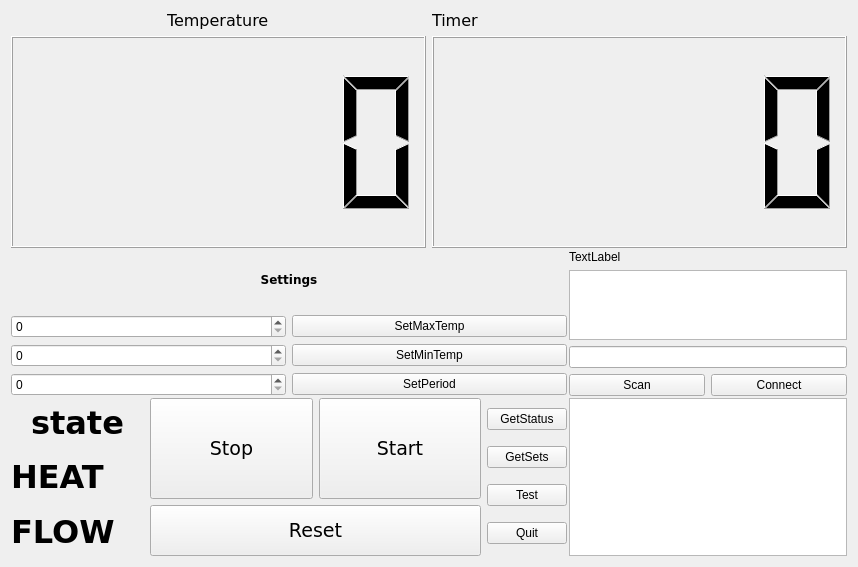
<?xml version="1.0" encoding="UTF-8"?>
<ui version="4.0">
 <class>MainWindow</class>
 <widget class="QMainWindow" name="MainWindow">
  <property name="geometry">
   <rect>
    <x>0</x>
    <y>0</y>
    <width>858</width>
    <height>567</height>
   </rect>
  </property>
  <property name="windowTitle">
   <string>MainWindow</string>
  </property>
  <widget class="QWidget" name="centralWidget">
   <layout class="QGridLayout" name="gridLayout_3">
    <item row="0" column="0">
     <layout class="QGridLayout" name="gridLayout" rowstretch="3,1,2,0,0" columnstretch="2,1" rowminimumheight="0,0,0,0,0">
      <property name="sizeConstraint">
       <enum>QLayout::SetMaximumSize</enum>
      </property>
      <property name="spacing">
       <number>2</number>
      </property>
      <item row="1" column="0">
       <layout class="QVBoxLayout" name="SetsLay">
        <item>
         <widget class="QLabel" name="label_2">
          <property name="font">
           <font>
            <family>DejaVu Sans</family>
            <weight>75</weight>
            <bold>true</bold>
           </font>
          </property>
          <property name="lineWidth">
           <number>1</number>
          </property>
          <property name="text">
           <string>Settings</string>
          </property>
          <property name="alignment">
           <set>Qt::AlignCenter</set>
          </property>
         </widget>
        </item>
        <item>
         <layout class="QHBoxLayout" name="horizontalLayout_3">
          <item>
           <widget class="QSpinBox" name="MaxTempSB">
            <property name="minimum">
             <number>0</number>
            </property>
            <property name="value">
             <number>0</number>
            </property>
           </widget>
          </item>
          <item>
           <widget class="QPushButton" name="SetMaxTemp">
            <property name="text">
             <string>SetMaxTemp</string>
            </property>
           </widget>
          </item>
         </layout>
        </item>
        <item>
         <layout class="QHBoxLayout" name="horizontalLayout_4">
          <item>
           <widget class="QSpinBox" name="MinTempSB"/>
          </item>
          <item>
           <widget class="QPushButton" name="SetMinTemp">
            <property name="text">
             <string>SetMinTemp</string>
            </property>
           </widget>
          </item>
         </layout>
        </item>
        <item>
         <layout class="QHBoxLayout" name="horizontalLayout_5">
          <item>
           <widget class="QSpinBox" name="PeriodSB"/>
          </item>
          <item>
           <widget class="QPushButton" name="SetPeriod">
            <property name="text">
             <string>SetPeriod</string>
            </property>
           </widget>
          </item>
         </layout>
        </item>
       </layout>
      </item>
      <item row="1" column="1">
       <layout class="QGridLayout" name="gridLayout_2">
        <item row="0" column="0">
         <widget class="QLabel" name="label">
          <property name="text">
           <string>TextLabel</string>
          </property>
         </widget>
        </item>
        <item row="1" column="0">
         <widget class="QListWidget" name="list"/>
        </item>
        <item row="2" column="0">
         <widget class="QLineEdit" name="BTAddr"/>
        </item>
        <item row="3" column="0">
         <layout class="QHBoxLayout" name="horizontalLayout">
          <item>
           <widget class="QPushButton" name="scan">
            <property name="text">
             <string>Scan</string>
            </property>
           </widget>
          </item>
          <item>
           <widget class="QPushButton" name="ConnectButton">
            <property name="text">
             <string>Connect</string>
            </property>
           </widget>
          </item>
         </layout>
        </item>
       </layout>
      </item>
      <item row="0" column="0" colspan="2">
       <layout class="QHBoxLayout" name="Displ">
        <item>
         <layout class="QVBoxLayout" name="verticalLayout_2">
          <item alignment="Qt::AlignHCenter">
           <widget class="QLabel" name="lcd1label">
            <property name="enabled">
             <bool>true</bool>
            </property>
            <property name="sizePolicy">
             <sizepolicy hsizetype="Fixed" vsizetype="Fixed">
              <horstretch>0</horstretch>
              <verstretch>0</verstretch>
             </sizepolicy>
            </property>
            <property name="font">
             <font>
              <family>DejaVu Sans</family>
              <pointsize>12</pointsize>
             </font>
            </property>
            <property name="text">
             <string>Temperature</string>
            </property>
           </widget>
          </item>
          <item>
           <widget class="QLCDNumber" name="lcd1">
            <property name="smallDecimalPoint">
             <bool>false</bool>
            </property>
            <property name="digitCount">
             <number>5</number>
            </property>
            <property name="segmentStyle">
             <enum>QLCDNumber::Filled</enum>
            </property>
            <property name="value" stdset="0">
             <double>0.000000000000000</double>
            </property>
           </widget>
          </item>
         </layout>
        </item>
        <item>
         <layout class="QVBoxLayout" name="verticalLayout_3">
          <item>
           <widget class="QLabel" name="label_3">
            <property name="enabled">
             <bool>true</bool>
            </property>
            <property name="sizePolicy">
             <sizepolicy hsizetype="Fixed" vsizetype="Fixed">
              <horstretch>0</horstretch>
              <verstretch>0</verstretch>
             </sizepolicy>
            </property>
            <property name="font">
             <font>
              <family>DejaVu Sans</family>
              <pointsize>12</pointsize>
             </font>
            </property>
            <property name="text">
             <string>Timer</string>
            </property>
           </widget>
          </item>
          <item>
           <widget class="QLCDNumber" name="lcd2"/>
          </item>
         </layout>
        </item>
       </layout>
      </item>
      <item row="2" column="1">
       <widget class="QTextEdit" name="text"/>
      </item>
      <item row="2" column="0">
       <layout class="QHBoxLayout" name="horizontalLayout_6" stretch="2,5,1">
        <item>
         <layout class="QVBoxLayout" name="verticalLayout">
          <item>
           <widget class="QLabel" name="StateLabel">
            <property name="font">
             <font>
              <family>DejaVu Sans</family>
              <pointsize>24</pointsize>
              <weight>75</weight>
              <bold>true</bold>
             </font>
            </property>
            <property name="text">
             <string>state</string>
            </property>
            <property name="alignment">
             <set>Qt::AlignCenter</set>
            </property>
           </widget>
          </item>
          <item>
           <widget class="QLabel" name="HeatLabel">
            <property name="font">
             <font>
              <family>DejaVu Sans</family>
              <pointsize>24</pointsize>
              <weight>75</weight>
              <bold>true</bold>
             </font>
            </property>
            <property name="text">
             <string>HEAT</string>
            </property>
           </widget>
          </item>
          <item>
           <widget class="QLabel" name="FlowLabel">
            <property name="font">
             <font>
              <family>DejaVu Sans</family>
              <pointsize>24</pointsize>
              <weight>75</weight>
              <bold>true</bold>
             </font>
            </property>
            <property name="text">
             <string>FLOW</string>
            </property>
           </widget>
          </item>
         </layout>
        </item>
        <item>
         <layout class="QVBoxLayout" name="verticalLayout_4" stretch="2,1">
          <item>
           <layout class="QHBoxLayout" name="horizontalLayout_7">
            <item>
             <widget class="QPushButton" name="LetStop">
              <property name="sizePolicy">
               <sizepolicy hsizetype="Minimum" vsizetype="MinimumExpanding">
                <horstretch>0</horstretch>
                <verstretch>1</verstretch>
               </sizepolicy>
              </property>
              <property name="font">
               <font>
                <family>DejaVu Sans</family>
                <pointsize>14</pointsize>
               </font>
              </property>
              <property name="text">
               <string>Stop</string>
              </property>
             </widget>
            </item>
            <item>
             <widget class="QPushButton" name="LetStart">
              <property name="sizePolicy">
               <sizepolicy hsizetype="Minimum" vsizetype="MinimumExpanding">
                <horstretch>0</horstretch>
                <verstretch>0</verstretch>
               </sizepolicy>
              </property>
              <property name="font">
               <font>
                <family>DejaVu Sans</family>
                <pointsize>14</pointsize>
               </font>
              </property>
              <property name="text">
               <string>Start</string>
              </property>
             </widget>
            </item>
           </layout>
          </item>
          <item>
           <widget class="QPushButton" name="Reset">
            <property name="sizePolicy">
             <sizepolicy hsizetype="Minimum" vsizetype="Expanding">
              <horstretch>0</horstretch>
              <verstretch>0</verstretch>
             </sizepolicy>
            </property>
            <property name="font">
             <font>
              <family>DejaVu Sans</family>
              <pointsize>14</pointsize>
             </font>
            </property>
            <property name="text">
             <string>Reset</string>
            </property>
           </widget>
          </item>
         </layout>
        </item>
        <item>
         <layout class="QVBoxLayout" name="verticalLayout_5">
          <item>
           <widget class="QPushButton" name="GetStatus">
            <property name="text">
             <string>GetStatus</string>
            </property>
           </widget>
          </item>
          <item>
           <widget class="QPushButton" name="GetSets">
            <property name="text">
             <string>GetSets</string>
            </property>
           </widget>
          </item>
          <item>
           <widget class="QPushButton" name="TestButton">
            <property name="text">
             <string>Test</string>
            </property>
            <property name="icon">
             <iconset theme="close">
              <normaloff>.</normaloff>.</iconset>
            </property>
           </widget>
          </item>
          <item>
           <widget class="QPushButton" name="QuitB">
            <property name="text">
             <string>Quit</string>
            </property>
           </widget>
          </item>
         </layout>
        </item>
       </layout>
      </item>
     </layout>
    </item>
   </layout>
  </widget>
 </widget>
 <layoutdefault spacing="6" margin="11"/>
 <resources/>
 <connections/>
</ui>
